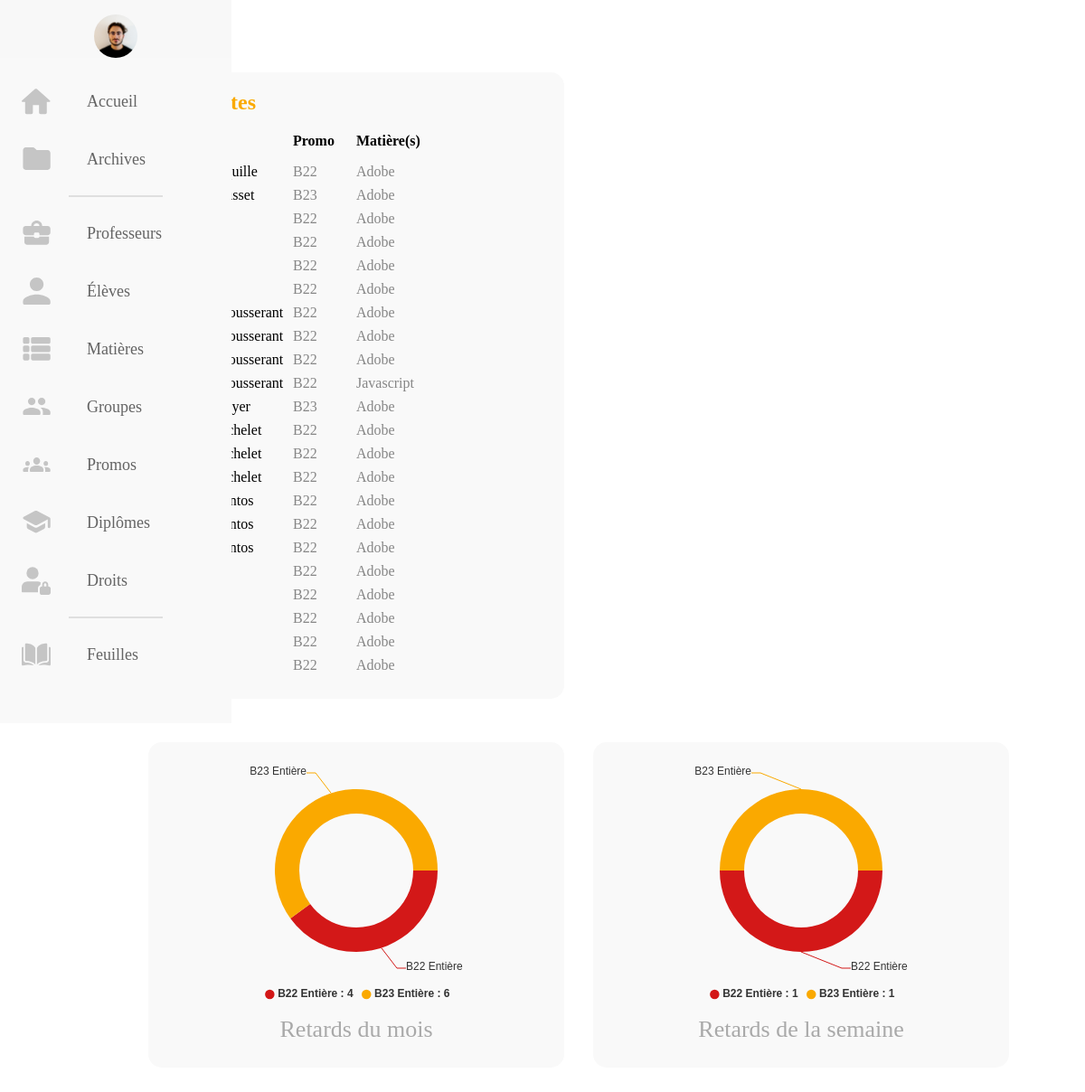
Page /src/asset/back-office/home.php (signed in) on the committed database.
### tables this page shows
CREATE TABLE `cours` (
  `idCours` int(11) NOT NULL,
  `idGroupe` int(11) NOT NULL,
  `idMatiere` int(11) NOT NULL,
  `idUser` int(11) NOT NULL,
  `datetimeDebut` datetime NOT NULL,
  `datetimeFin` datetime NOT NULL,
  `anneeScolaire` varchar(255) NOT NULL,
  `isEnded` tinyint(1) NOT NULL
);

CREATE TABLE `groupe` (
  `idGroupe` int(11) NOT NULL,
  `idPromo` int(11) DEFAULT NULL,
  `nomGroupe` varchar(20) NOT NULL
);

CREATE TABLE `matiere` (
  `idMatiere` int(11) NOT NULL,
  `nomMatiere` varchar(30) NOT NULL
);

CREATE TABLE `user` (
  `idUser` int(11) NOT NULL,
  `codeUser` varchar(40) NOT NULL,
  `nomUser` varchar(40) NOT NULL,
  `prenomUser` varchar(40) NOT NULL,
  `mailUser` varchar(40) NOT NULL,
  `signatureUser` blob,
  `photoUser` varchar(255) NOT NULL,
  `isProf` tinyint(1) NOT NULL,
  `isAdmin` tinyint(1) NOT NULL,
  `isActualUser` tinyint(1) NOT NULL
);

### src/asset/back-office/home.php (the view, shortened to what this page needs)
<?php
if(isset($_SESSION['id']) && isset($_SESSION['user_name']) && $_SESSION["isAdmin"] == 1 && $_SESSION["isActualUser"]  == 1)  {
  include '../client-side/connexionBDD.php';
  $monthBeforeDate = date('Y/m/d');
  $weekBeforeDate = date('Y/m/d');
  $monthBeforeDate = strtotime("-1 month", strtotime($monthBeforeDate));
  $monthBeforeDate = date("Y/m/d", $monthBeforeDate);
  $weekBeforeDate = strtotime("-7 days", strtotime($weekBeforeDate));
  $weekBeforeDate = date("Y/m/d", $weekBeforeDate);
  $stmtMonth =$dbh -> prepare("SELECT DISTINCT coursuser.idUser, nomGroupe, cours.idGroupe, heureArrivee, coursuser.idCours, COUNT(cours.idGroupe) FROM groupe, user, cours, coursuser WHERE groupe.idGroupe = cours.idGroupe AND cours.idCours = coursuser.idCours AND isProf = 0 AND user.idUser = coursuser.idUser AND datetimeDebut > '$monthBeforeDate' AND heureArrivee > datetimeDebut GROUP BY cours.idGroupe");
  $donneesMonth = $stmtMonth-> execute();
    ?> <style>
      </style> <?php
  $stmtWeek =$dbh -> prepare("SELECT DISTINCT coursuser.idUser, nomGroupe, cours.idGroupe, heureArrivee, coursuser.idCours, COUNT(cours.idGroupe) FROM groupe, user, cours, coursuser WHERE groupe.idGroupe = cours.idGroupe AND cours.idCours = coursuser.idCours AND isProf = 0 AND user.idUser = coursuser.idUser AND datetimeDebut > '$weekBeforeDate' AND heureArrivee > datetimeDebut GROUP BY cours.idGroupe");
  $donneesWeek = $stmtWeek-> execute();
    ?> <style>
      </style> <?php
  $dataCamembertMonth = array();
  $donneesMonthNb = 0;
  while ($donneesMonth = $stmtMonth->fetch()) {
    $dataCamembertMonth[$donneesMonthNb]= array("label" => $donneesMonth["nomGroupe"], "y" => $donneesMonth["COUNT(cours.idGroupe)"]);
    $donneesMonthNb++;
  }
  $dataCamembertWeek = array();
  $donneesWeekNb = 0;
  while ($donneesWeek = $stmtWeek->fetch()) {
    $dataCamembertWeek[$donneesWeekNb]= array("label" => $donneesWeek["nomGroupe"], "y" => $donneesWeek["COUNT(cours.idGroupe)"]);
    $donneesWeekNb++;
  }
    ?>
<!DOCTYPE html>
<html lang="fr">
<head>
  <link rel="stylesheet" href="https://pro.fontawesome.com/releases/v5.15.1/css/all.css" type="text/css">
  <link rel="stylesheet" href="../../css/back-office.css">
  <script>
    window.onload = function() {
    var chartMonth = new CanvasJS.Chart("chartMonth", {
      theme: "light1",
      animationEnabled: true,
      backgroundColor: "#f9f9f9",
      title: {
        text: "Retards du mois",
        fontFamily: "Futura PT",
        margin: 20,
        fontColor: '#A9A9A9',
        verticalAlign: "bottom",
        horizontalAlign: "center"
      },
      data: [{
        type: "doughnut",
        fontFamily: "Futura PT",
        // indexLabel: "{symbol} - {y}",
        yValueFormatString: "####",
        showInLegend: true,
        legendText: "{label} : {y}",
        dataPoints: <?php echo json_encode($dataCamembertMonth, JSON_NUMERIC_CHECK); ?>
      }]
    });
    var chartWeek = new CanvasJS.Chart("chartWeek", {
      theme: "light1",
      animationEnabled: true,
      backgroundColor: "#f9f9f9",
      title: {
        text: "Retards de la semaine",
        fontFamily: "Futura PT",
        margin: 20,
        fontColor: '#A9A9A9',
        verticalAlign: "bottom",
        horizontalAlign: "center"
      },
      data: [{
        type: "doughnut",
        fontFamily: "Futura PT",
        // indexLabel: "{symbol} - {y}",
        yValueFormatString: "####",
        showInLegend: true,
        legendText: "{label} : {y}",
        dataPoints: <?php echo json_encode($dataCamembertWeek, JSON_NUMERIC_CHECK);?>
      }],
    });
    chartWeek.render();
    chartMonth.render();
    }
</script>
</head>
<body>
  <nav class="navbar">
    <ul class="navbar-nav">
      <li class="logo">
        <a href="#" class="nav-link">
        <?php if (isset($_SESSION['photoUser'])){
            ?>  <img class="" src="../../../images-users/<?php echo $_SESSION['photoUser'] ?>"  alt=""> <?php
          }
          else { ?>
            <span class="link-text logo-text" > <?php echo $_SESSION['name'];?></span>
          <?php  } ?>
        </a>
      </li>
      <li class="nav-item">
        <a href="home.php" class="nav-link">
        <img src="../../img/Icons/HomeOrange.svg" alt="">
        <span class="link-text">Accueil</span>
        </a>
      </li>
      <li class="nav-item">
        <a href="archives.php" class="nav-link">
        <img src="../../img/Icons/FolderOrange.svg" alt="">
        <span class="link-text">Archives</span>
        </a>
      </li>
      <hr class="separator">
      <li class="nav-item">
        <a href="profs/profs.php" class="nav-link">
        <img src="../..//img/Icons/MaletteOrange.svg" alt="">
        <span class="link-text">Professeurs</span>
        </a>
      </li>
      <li class="nav-item">
        <a href="eleves/eleves.php" class="nav-link">
        <img src="../..//img/Icons/UserOrange.svg" alt="">
        <span class="link-text">Élèves</span>
        </a>
      </li>
      <li class="nav-item">
        <a href="matieres/matieres.php" class="nav-link">
        <img src="../..//img/Icons/ParamsOrange.svg" alt="">
        <span class="link-text">Matières</span>
        </a>
      </li>
      <li class="nav-item">
        <a href="groupes/groupes.php" class="nav-link">
        <img src="../..//img/Icons/2UsersOrange.svg" alt="">
        <span class="link-text">Groupes</span>
        </a>
      </li>
      <li class="nav-item">
        <a href="promos/promos.php" class="nav-link">
        <img src="../..//img/Icons/3UsersOranges.svg" alt="">
        <span class="link-text">Promos</span>
        </a>
      </li>
      <li class="nav-item">
        <a href="diplomes/diplomes.php" class="nav-link">
        <img src="../../img/Icons/DiplomeOrange.svg" alt="">
        <span class="link-text">Diplômes</span>
        </a>
      </li>
      <li class="nav-item">
        <a href="droits/droits.php" class="nav-link">
        <img src="../../img/Icons/profile.svg" alt="">
        <span class="link-text">Droits</span>
        </a>
      </li>
      <hr class="separator">
      <li class="nav-item">
        <a href="../../../../../workshop-test" class="nav-link">
        <img src="../../img/Icons/books.svg" alt="">
        <span class="link-text">Feuilles</span>
        </a>
      </li>
    </ul>
  </nav>
  <main>
  <div class="containerGrid">
  <div class="containerL1">
  <section class="alertes">
    <h2><i class="far fa-bell"></i> Alertes</h2>
    <div class="containerAbsenteisme"><span>Élève</span><span>Promo</span><span>Matière(s)</span></div>
    <?php getAbsenteisme(); ?>
  </section>
  </div>
    <section id="containerMonth" class="containerChart">
      <div class="hideTrial"></div>
      <div id="chartMonth" class="chart" ></div>
  </section>
    <section id="containerWeek" class="containerChart">
      <div class="hideTrial"></div>
      <div id="chartWeek" class="chart"></div>
    </section>
    </div>
  </main>
</body>
</html>
<?php
}else{
                exit();
}
?>
    <?php
function getAbsenteisme(){
  include '../client-side/connexionBDD.php';
  $twoWeeksBeforeDate = date('Y/m/d');
  $twoWeeksBeforeDate = strtotime("-10 days", strtotime($twoWeeksBeforeDate));
  $twoWeeksBeforeDate = date("Y/m/d", $twoWeeksBeforeDate);
  $stmtAbsenteisme =$dbh -> prepare("SELECT DISTINCT prenomUser, nomUser, user.idUser, groupe.nomGroupe, cours.idCours, nomMatiere, heureArrivee
  FROM user INNER JOIN groupeuser ON groupeuser.idUser = user.idUser AND user.isProf = 0
  INNER JOIN groupe ON groupe.idGroupe = groupeuser.idGroupe INNER JOIN cours ON cours.idGroupe = groupe.idGroupe AND cours.isEnded = 1
  INNER JOIN matiere ON matiere.idMatiere = cours.idMatiere  LEFT JOIN coursuser ON coursuser.idUser = user.idUser  WHERE (coursuser.idUser IS NULL OR heureArrivee > datetimeDebut) AND  datetimeDebut >= '$twoWeeksBeforeDate' ORDER BY nomUser, prenomUser ASC
  ");
    $donneesAbsenteisme = $stmtAbsenteisme-> execute();
  if ($stmtAbsenteisme->rowCount() > 0){
    while ($donneesAbsenteisme =$stmtAbsenteisme->fetch()) {
      $nomGroupe = explode(' ',trim($donneesAbsenteisme["nomGroupe"]));
      ?>
      <div class="containerAbsenteisme">
        <span><?php echo $donneesAbsenteisme["prenomUser"]." ".$donneesAbsenteisme["nomUser"];?></span>
        <span class="promoAbsenteisme"><?php echo $nomGroupe[0];?></span>
        <span class="matiereAbsenteisme"><?php echo $donneesAbsenteisme["nomMatiere"];?></span> </div>
        <?php
    }
  }
}

### src/css/back-office.css (style rules this page uses)
:root { font-size: 16px; --text-primary: #23232e; --text-secondary: #141418; --text-third: #868686; --bg-primary: #f9f9f9; --bg-secondary: #f8f8f8 ; --jauneESADD: #FAA900; --transition-speed: 600ms; --retard: #D31818; --white: white; --retardJaune:#ffea00; --retardOrange: #ff5b00; --retardRouge: #ff0505; --retardNoir: #9e0000; }
* { outline: none; }
body { color: black; background-color: white; margin: 0; padding: 0; font-family: 'Futura PT'; }
.navbar { position: fixed; background-color: var(--bg-primary); transition: width 600ms ease; overflow: scroll; }
.navbar-nav { list-style: none; padding: 0; margin: 0; display: flex; flex-direction: column; align-items: center; height: 100%; }
.nav-item { width: 100%; }
.nav-link { display: flex; align-items: center; height: 4rem; color: var(--text-primary); text-decoration: none; filter: grayscale(100%) opacity(0.7); transition: var(--transition-speed); }
.link-text { display: none; margin-left: 1rem; font-size: 18px; font-weight: 500; }
.nav-link svg, .nav-link img { width: 2rem; min-width: 2rem; margin: 0 1.5rem; }
.logo img { width: 3rem; border-radius: 50%; margin-left:auto; margin-right: auto; margin-top: 1rem; margin-bottom: 0; }
.logo .nav-link { filter: none; }
.logo { font-weight: bold; text-transform: capitalize; margin-bottom: 1rem; text-align: center; color: var(--text-secondary); background: var(--bg-secondary); font-size: 1.5rem; width: 100%; }
section { background-color: var(--bg-primary); border-radius: 15px; }
section h2 { color: var(--jauneESADD); }
section h2, section h3 { font-weight: 600; }
.groupeEleve, .matiereEleve, .promoAbsenteisme, .matiereAbsenteisme { color: var(--text-third); }
.containerAbsenteisme { display:grid; grid-template-columns: 1fr 0.5fr 1.5fr; margin-bottom: 0.5rem; }
.containerAbsenteisme:first-of-type { margin-bottom: 1rem; font-weight: bold; }
.containerChart { position: relative; }
.hideTrial { position: absolute; bottom: 0; width: 4rem; height: 2rem; background-color: var(--bg-primary); z-index:10000; }
@media only screen and (min-width: 600px) { .navbar { top: 0; width: 5rem; height: 100vh; } }
@media only screen and (min-width: 600px) { ul { padding:0 10rem; } }
@media only screen and (min-width: 600px) { .containerGrid { margin: 0; display:grid; grid-template-columns: repeat(2, 1fr); column-gap: 2rem; row-gap: 1.5rem; width: 85%; } }
@media only screen and (min-width: 600px) { main { display: flex; flex-direction: column; justify-content: center; align-items: center; margin-left: 5rem; padding: 5rem 0; } }
@media only screen and (min-width: 600px) { .containerL1 { display: grid; grid-template-columns: 1fr 1fr; grid-row: 1; grid-column: 1/3; column-gap: 2rem; row-gap: 1.5rem; } }
@media only screen and (min-width: 600px) { .separator { width: 40%; box-shadow: none; border: 1px solid #DFDFDF; } }
@media only screen and (min-width: 600px) { section { padding: 1.25rem; } }
@media only screen and (min-width: 600px) { section h2 { margin-top: 0; } }
@media only screen and (min-width: 600px) { .containerChart { grid-row: auto; } }
@media only screen and (min-width: 600px) { .chart { height: 370px; height: 20rem; } }

### rows in the picture
cours: idGroupe.nomGroupe "B22", idMatiere.nomMatiere "Adobe", user.nomUser "Geousserant", user.nomUser "Michelet", user.nomUser "Santos"
cours: idGroupe.nomGroupe "B23", idMatiere.nomMatiere "Adobe", user.nomUser "Goyer"
cours: idGroupe.nomGroupe "B22", idMatiere.nomMatiere "Adobe", user.nomUser "Geousserant", user.nomUser "Michelet", user.nomUser "Santos"
cours: user.nomUser "Geousserant", idGroupe.nomGroupe "B22", idMatiere.nomMatiere "Javascript"
